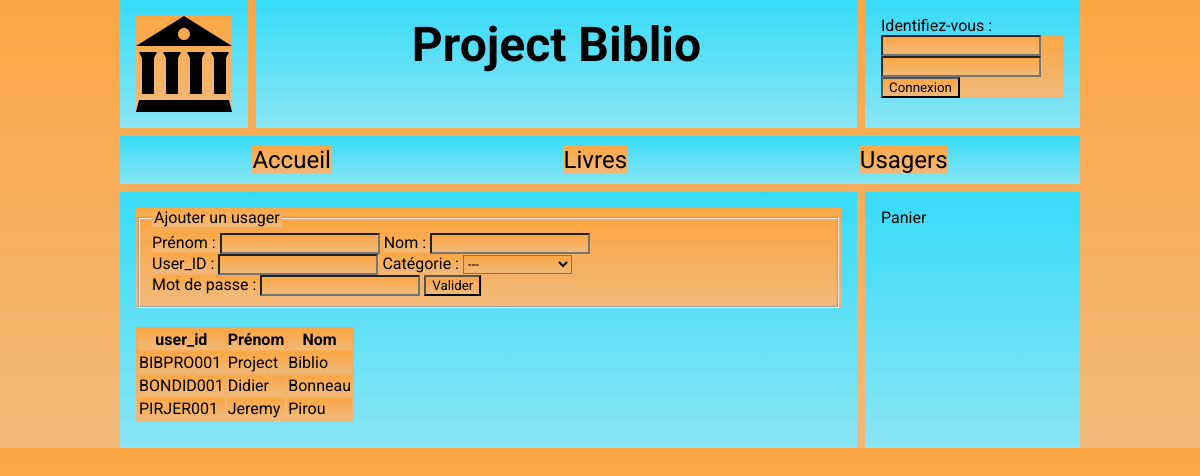
The app's page /page/users.php with its own data.
### tables this page shows
CREATE TABLE `users` (
  `user_id` varchar(9) NOT NULL,
  `password` varchar(255) NOT NULL,
  `category_id` int(1) NOT NULL,
  `first_name` varchar(50) NOT NULL,
  `last_name` varchar(50) NOT NULL,
  `email_address` varchar(100) DEFAULT NULL,
  `phone_number` char(10) DEFAULT NULL,
  `street_address` varchar(100) DEFAULT NULL,
  `city_name` varchar(50) DEFAULT NULL,
  `postal_code` char(5) DEFAULT NULL,
  `membership_start` date NOT NULL,
  `membership_end` date DEFAULT NULL
);

### library/_dao.php (called while the page is built, shortened)
<?php
function newPDO()
{
    try {
        $pdo = new PDO('mysql:host=localhost;dbname=biblio_db;charset=utf8', 'root', '');
        $pdo->setAttribute(PDO::ATTR_ERRMODE, PDO::ERRMODE_EXCEPTION);
    } catch (PDOException $exception) {
        header('Location: index.php');
    }
    return $pdo;
}
function getUsers()
{
    $pdo = newPDO();
    $query = $pdo->query(
        "SELECT * FROM users NATURAL JOIN user_categories;"
    );
    return $query->fetchAll();
}

### page/users.php (the view, shortened to what this page needs)
<?php
require 'library/_dao.php';
include 'page/_header.php';
?>
<main class="main-main">
    <form action="index.php?page=users&do=create" method="POST">
        <fieldset>
            <legend>Ajouter un usager</legend>
            <label for="first_name">Prénom : </label><input type="text" id="first_name" name="first_name">
            <label for="last_name">Nom : </label><input type="text" id="last_name" name="last_name"><br>
            <label for="user_id">User_ID : </label><input type="text" id="user_id" name="user_id">
            <label for="category_id">Catégorie : </label><select id="category_id" name="category_id"><br>
                <option value='' default>---</option>
            </select><br>
            <label for="password">Mot de passe : </label><input type="password" id="password" name="password">
            <input type="submit" value="Valider">
        </fieldset>
    </form><br>
    <table id="results">
        <thead>
            <tr>
                <th>user_id</th>
                <th>Prénom</th>
                <th>Nom</th>
            </tr>
        </thead>
        <tbody>
            <?php
            foreach (getUsers() as $user) {
                echo "<tr><td>$user[user_id]</td><td>$user[first_name]</td><td>$user[last_name]</td></tr>";
            }
            ?>
        </tbody>
    </table>
</main>
<?php
include 'page/_basket.php';
include 'page/_footer.php';
?>

### style/main.css (style rules this page uses)
* { font-family: 'Roboto', sans-serif; background-image: linear-gradient(#fca745, #f0b97a) ; }
.grid { margin: auto; max-width: 960px; display: grid; grid-template-columns: 8rem repeat(8,1fr) 8rem; grid-template-rows: 8rem 3rem 16rem; grid-auto-rows: 8rem; grid-gap: .5rem; }
.grid > * { margin: 0; padding: 1rem; background-image: linear-gradient(#37dbf8, #8ae5f5); }
.main-main { grid-column: span 8; }

### records on screen
users: user_id "BIBPRO001", first_name "Project", last_name "Biblio"
users: user_id "BONDID001", first_name "Didier", last_name "Bonneau"
users: user_id "PIRJER001", first_name "Jeremy", last_name "Pirou"
